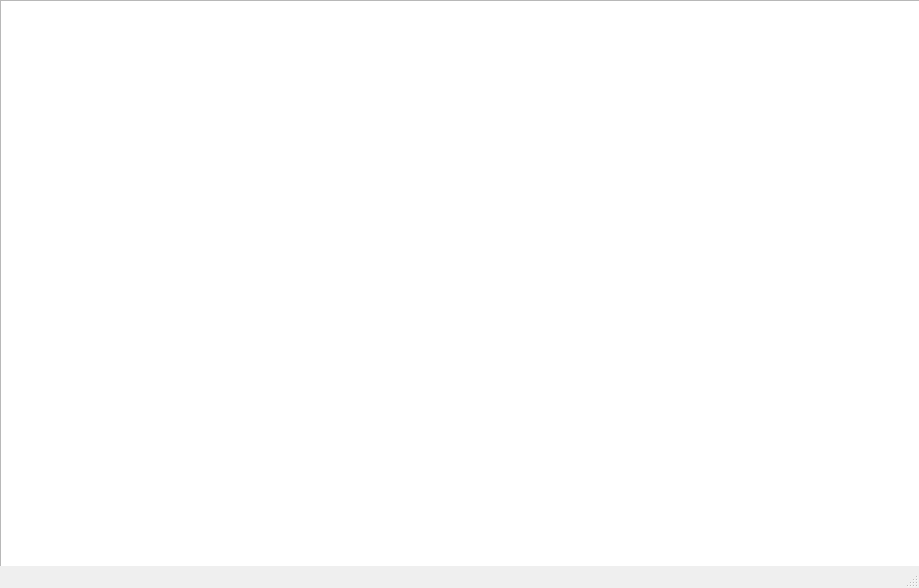
<?xml version="1.0" encoding="UTF-8"?>
<ui version="4.0">
 <class>MainWindow</class>
 <widget class="QMainWindow" name="MainWindow">
  <property name="geometry">
   <rect>
    <x>0</x>
    <y>0</y>
    <width>919</width>
    <height>588</height>
   </rect>
  </property>
  <property name="windowTitle">
   <string>MainWindow</string>
  </property>
  <widget class="QWidget" name="centralWidget">
   <widget class="QGraphicsView" name="graphicsView">
    <property name="geometry">
     <rect>
      <x>0</x>
      <y>0</y>
      <width>921</width>
      <height>581</height>
     </rect>
    </property>
   </widget>
  </widget>
  <widget class="QStatusBar" name="statusBar"/>
 </widget>
 <layoutdefault spacing="6" margin="11"/>
 <resources/>
 <connections/>
</ui>
